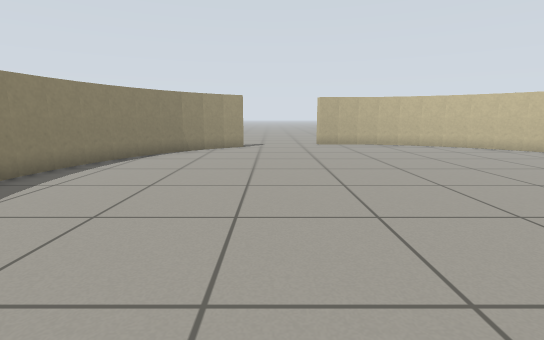
View 1 (above)

12 first-person views from a walk through a world built for the Gazebo simulator. The camera is 0.69 m above the floor, tilts 10° down and sees 85° across. The floor is counted in squares, 0.5 m on a side. Each view is taken from the middle of a square. On the plan, view 1 faces up. The plan holds only what a view shows up to about 14 squares ahead; the rest is blank.

View 2
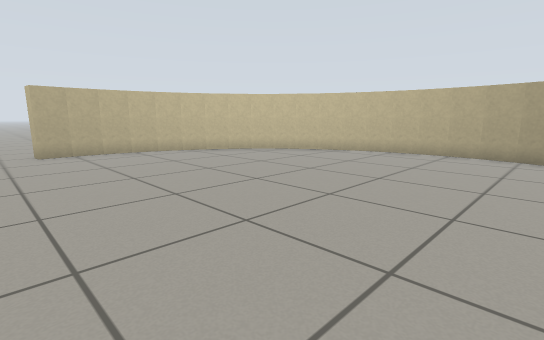

View 3
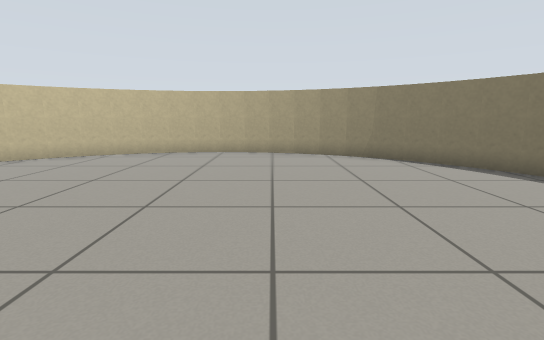

View 4
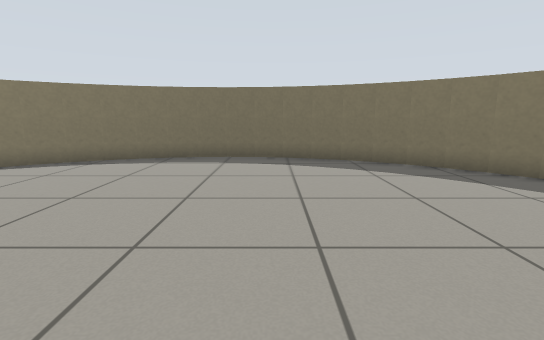

View 5
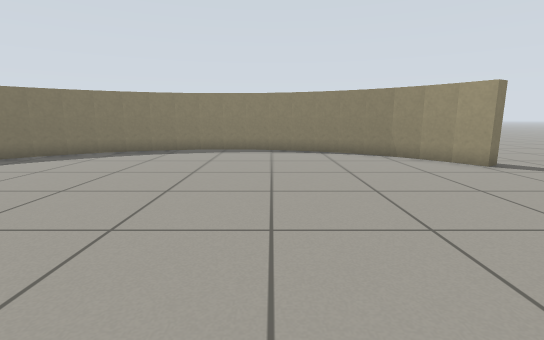

View 6
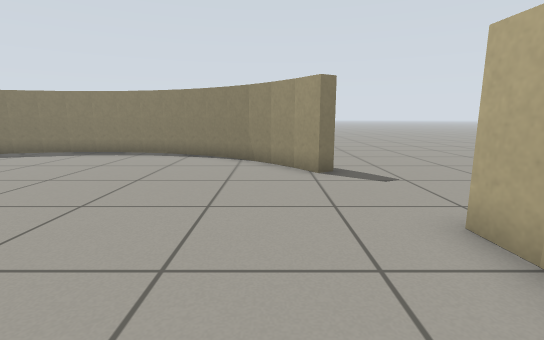

View 7
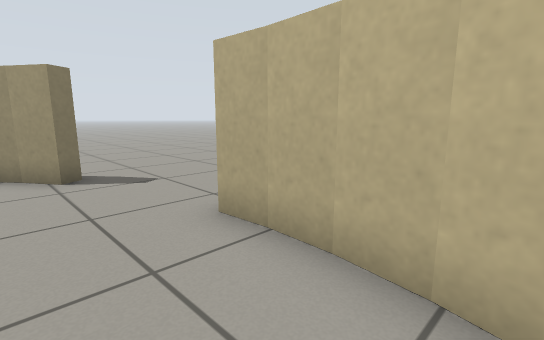

View 8
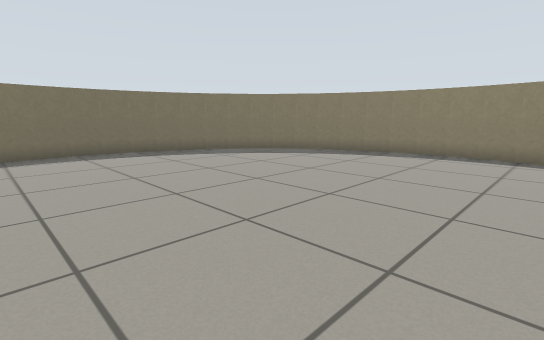

View 9
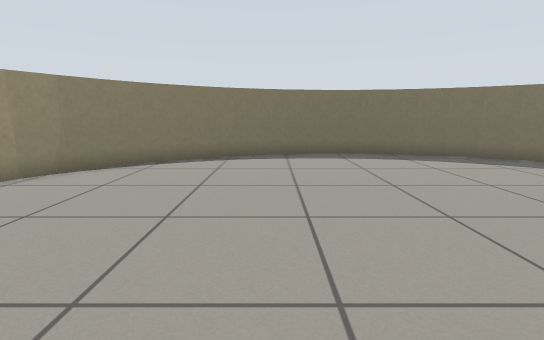

View 10
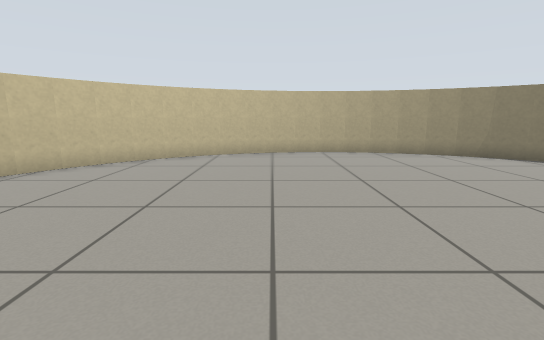

View 11
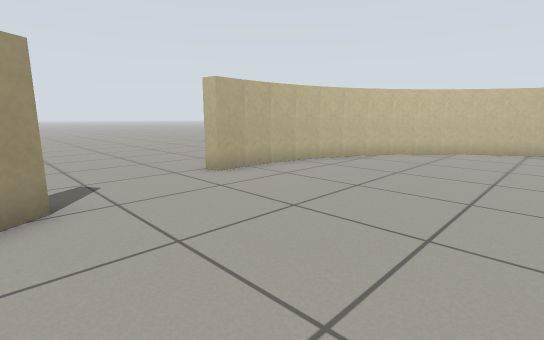

View 12
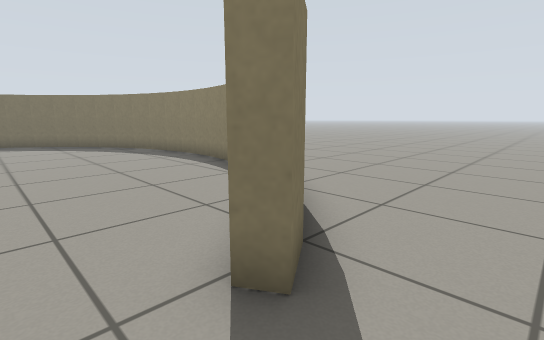

### Floor plan
Points are (right, up) in squares from view 1. A wall is a line through its corners. A room is listed if a view was taken in it or the views show most of it. See-through windows are left out.
Room 1 (views 1, 2, 3, 4, 5, 6, 7, 8, 9, 10, 11, 12)
walls: (-2.1, 13.7) (-3, 12.9); (-3.6, 12.3) (-4.3, 11.5) (-4.8, 10.7); (-2.9, 13.1) (-3.7, 12.3); (3.5, 15.5) (2.4, 15.4) (2.4, 16); (-4.7, 10.8) (-5.2, 9.8) (-5.6, 8.8); (4.5, 15.5) (3.4, 15.5); (-5.5, 8.9) (-5.8, 7.8); (6.5, 15) (5.4, 15.3) (4.3, 15.5); (-5.8, 8) (-6, 6.9); (7.4, 14.7) (6.3, 15.1); (-2.5, 14) (-1.6, 14.6) (-1.4, 14.2) (-2.2, 13.6); (8.3, 14.2) (7.3, 14.7); (-6, 7) (-6, 5.9); (-6, 6) (-5.9, 4.9); (9.1, 13.7) (8.1, 14.3); (-5.9, 5) (-5.8, 3.9); (9.9, 13) (9, 13.7); (10.6, 12.3) (9.8, 13.1); (-5.8, 4) (-5.5, 2.9); (11.2, 11.5) (10.5, 12.4); (-5.6, 3.1) (-5.1, 2); (11.7, 10.8) (11.1, 11.7); (-5.2, 2.1) (-4.7, 1.1); (-4.7, 1.2) (-4.1, 0.3); (12.2, 9.9) (11.7, 10.9); (12.5, 8.9) (12.1, 10); (-4.2, 0.4) (-3.5, -0.5); (12.8, 7.9) (12.5, 9); (-3.6, -0.4) (-2.7, -1.2); (-2.9, -1.1) (-2, -1.8); (-2, -1.7) (-1.1, -2.3); (13, 6) (12.9, 7.1) (12.8, 8); (-1.3, -2.2) (-0.3, -2.7); (13, 5) (13, 6.1); (12.8, 4) (13, 5.1); (-0.4, -2.7) (0.7, -3.1); (0.6, -3) (1.6, -3.3) (2.7, -3.5); (12.5, 3) (12.8, 4.1); (2.5, -3.4) (3.6, -3.5); (11.7, 1.2) (12.2, 2.2) (12.6, 3.2); (3.5, -3.5) (4.7, -3.4); (11.2, 0.4) (11.8, 1.3); (10.6, -0.3) (11.3, 0.6); (6.4, -3) (7.5, -2.6); (9.9, -1) (10.7, -0.2); (5.5, -3.3) (6.6, -3); (4.5, -3.5) (5.6, -3.3); (8.3, -2.2) (9.2, -1.6); (9.1, -1.7) (10, -0.9); (7.4, -2.7) (8.4, -2.1)
ways out: opening at (-2.7, 16); opening at (3, 17)

Positions as (right, up) in squares from view 1, and headings:
1: (0, 0), facing up
2: (1, 3), facing up-right
3: (1, 4), facing right
4: (2, 7), facing down
5: (7, 8), facing left
6: (6, 13), facing left
7: (6, 13), facing up-left
8: (6, 9), facing down-left
9: (6, 8), facing down
10: (1, 8), facing right
11: (-2, 9), facing up-right
12: (0, 16), facing down-left
